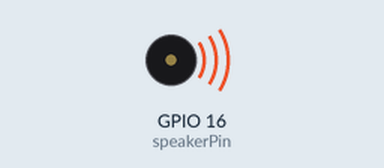
Recording of a sketch running on a simulated ESP32. Parts: buzzer (waves = sounding).

Above: at 0.2 s.
At 7.0 s:
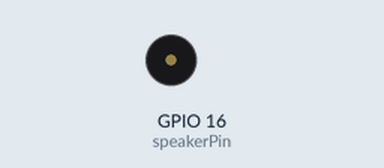
Timing chart, 0 to 12.4 s (numbered marks = the images above):
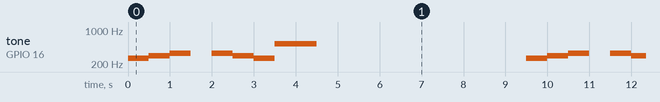

Measured:
- by itself, tone on GPIO 16 (speakerPin): repeats every 9.5 s: 294 Hz 0.50 s, 330 Hz 0.50 s, silent 0.50 s, 330 Hz 0.50 s, 294 Hz 0.50 s, 262 Hz 0.50 s, 523 Hz 1.0 s, silent 5.0 s, 262 Hz 0.50 s

The sketch:

SPEAKER_LAPTOP.ino
```cpp
int speakerPin = 16; // GPIO yang terhubung ke basis transistor

void setup() {
  pinMode(speakerPin, OUTPUT);
}

void loop() {
  // Mainkan nada dering sederhana
  playMelody();

  delay(5000); // Tunggu 5 detik sebelum mengulang nada dering
}

void playMelody() {
  // Nada dering "do-re-mi"
  tone(speakerPin, 262, 500); // C4 (do) 500ms
  delay(500);
  tone(speakerPin, 294, 500); // D4 (re) 500ms
  delay(500);
  tone(speakerPin, 330, 500); // E4 (mi) 500ms
  delay(500);

  // Jeda
  noTone(speakerPin);
  delay(500);

  // Nada dering "mi-re-do"
  tone(speakerPin, 330, 500); // E4 (mi) 500ms
  delay(500);
  tone(speakerPin, 294, 500); // D4 (re) 500ms
  delay(500);
  tone(speakerPin, 262, 500); // C4 (do) 500ms
  delay(500);

  // Akhiri dengan nada tinggi
  tone(speakerPin, 523, 1000); // C5 (do tinggi) 1 detik
  delay(1000);

  noTone(speakerPin); // Hentikan nada
}


// Kolektor Transistor ke kabel merah speaker.
// Emitter Transistor ke GND.
// kabel hitam speaker ke pin 3.3V di ESP32.
// Basis Transistor ke salah satu GPIO ESP32 melalui resistor 10kΩ.
// Dioda 1A 100V antara kolektor transistor dan VCC (3.3V), dengan anoda pada kolektor dan katoda pada VCC.
```
